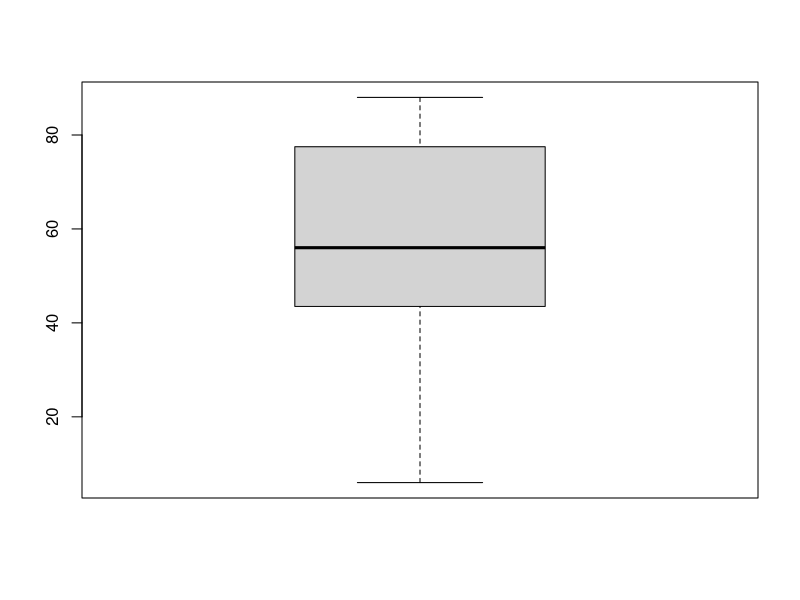

Generate this figure with R:
#################################################
#  Company    : Stevens 
#  Project    : CS-513
#  Purpose    : Midterm Q-4
#  First Name : Gopi
#  Last Name  : Miyani
#  Id			    : 10437266
#  Date       : 3/31/2019
#  Comments   : Following the instruction mentioned in the Midterm Question-4
#################################################

'
#4 (10 Points)
•	Use R to create a vector of the following 20 numbers
•	Find maximum, minimum, median, mean and the standard deviation of the follow 20 numbers.
•	Replace the missing value with the mean of the numbers
•	Use R to develop a box plot for these numbers
45	48	6	42	49	63	81	56	21	75
25	48	56	24	73	82	NA	80	86	88
'

#Use R to create a vector of the following 20 numbers
my_vector<-c (45,	48,	6,	42,	49,	63,	81,	56,	21,	75, 25,	48,	56,	24,	73,	82,	NA,	80,	86,	88)

#Find maximum, minimum, median, mean and the standard deviation of the follow 20 numbers.
my_vector<-na.omit(my_vector)
min(my_vector,na.rm = TRUE)
max(my_vector,na.rm = TRUE)
median(my_vector,na.rm = TRUE)
mean(my_vector,na.rm = TRUE)
sd(my_vector,na.rm = TRUE)

#Replace the missing value with the mean of the numbers
my_vector_mean<-as.integer( ifelse(is.na(my_vector), mean(my_vector, na.rm=TRUE), my_vector))

#Use R to develop a box plot for these numbers
boxplot(my_vector,na.rm=TRUE)